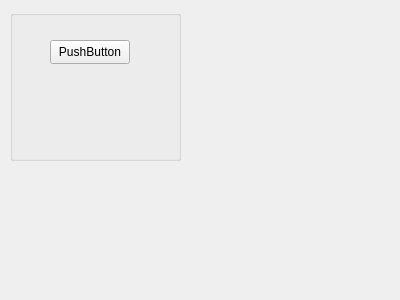
<?xml version="1.0" encoding="UTF-8"?>
<ui version="4.0">
 <class>TransactionWindow</class>
 <widget class="QWidget" name="TransactionWindow">
  <property name="geometry">
   <rect>
    <x>0</x>
    <y>0</y>
    <width>400</width>
    <height>300</height>
   </rect>
  </property>
  <property name="windowTitle">
   <string>Form</string>
  </property>
  <widget class="QGroupBox" name="groupBox">
   <property name="geometry">
    <rect>
     <x>10</x>
     <y>10</y>
     <width>171</width>
     <height>151</height>
    </rect>
   </property>
   <property name="title">
    <string/>
   </property>
   <widget class="QPushButton" name="pushButton_2">
    <property name="geometry">
     <rect>
      <x>40</x>
      <y>30</y>
      <width>80</width>
      <height>24</height>
     </rect>
    </property>
    <property name="text">
     <string>PushButton</string>
    </property>
   </widget>
  </widget>
 </widget>
 <resources/>
 <connections/>
</ui>
